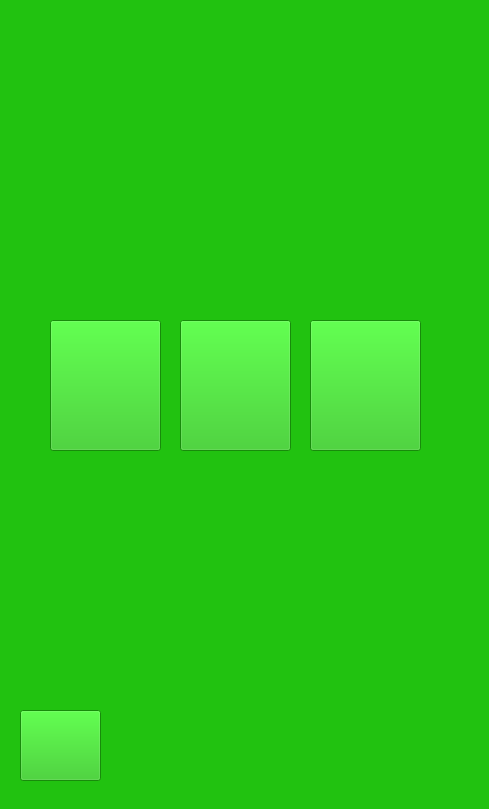
    <widget class="QWidget" name="addspread">
     <property name="styleSheet">
      <string notr="true">background: rgb(33, 194, 16, 1)</string>
     </property>
     <widget class="QLabel" name="label_19">
      <property name="geometry">
       <rect>
        <x>0</x>
        <y>0</y>
        <width>480</width>
        <height>800</height>
       </rect>
      </property>
      <property name="styleSheet">
       <string notr="true">border-image:url(:/images/screen9_spreads_Tekengebied 1.png)</string>
      </property>
      <property name="text">
       <string/>
      </property>
     </widget>
     <widget class="QPushButton" name="terug1_18">
      <property name="geometry">
       <rect>
        <x>20</x>
        <y>710</y>
        <width>81</width>
        <height>71</height>
       </rect>
      </property>
      <property name="autoFillBackground">
       <bool>false</bool>
      </property>
      <property name="styleSheet">
       <string notr="true">border-image: rgba(54, 235, 166, 1)</string>
      </property>
      <property name="text">
       <string/>
      </property>
     </widget>
     <widget class="QPushButton" name="addjam">
      <property name="geometry">
       <rect>
        <x>50</x>
        <y>320</y>
        <width>111</width>
        <height>131</height>
       </rect>
      </property>
      <property name="autoFillBackground">
       <bool>false</bool>
      </property>
      <property name="styleSheet">
       <string notr="true">border-image: rgba(54, 235, 166, 1)</string>
      </property>
      <property name="text">
       <string/>
      </property>
     </widget>
     <widget class="QPushButton" name="addspread_2">
      <property name="geometry">
       <rect>
        <x>180</x>
        <y>320</y>
        <width>111</width>
        <height>131</height>
       </rect>
      </property>
      <property name="autoFillBackground">
       <bool>false</bool>
      </property>
      <property name="styleSheet">
       <string notr="true">border-image: rgba(54, 235, 166, 1)</string>
      </property>
      <property name="text">
       <string/>
      </property>
     </widget>
     <widget class="QPushButton" name="addspread_3">
      <property name="geometry">
       <rect>
        <x>310</x>
        <y>320</y>
        <width>111</width>
        <height>131</height>
       </rect>
      </property>
      <property name="autoFillBackground">
       <bool>false</bool>
      </property>
      <property name="styleSheet">
       <string notr="true">border-image: rgba(54, 235, 166, 1)</string>
      </property>
      <property name="text">
       <string/>
      </property>
     </widget>
    </widget>
